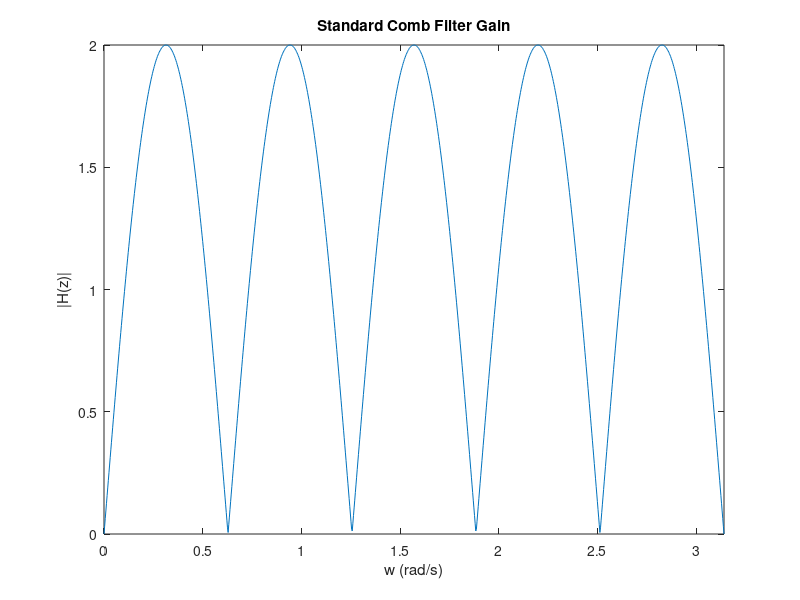
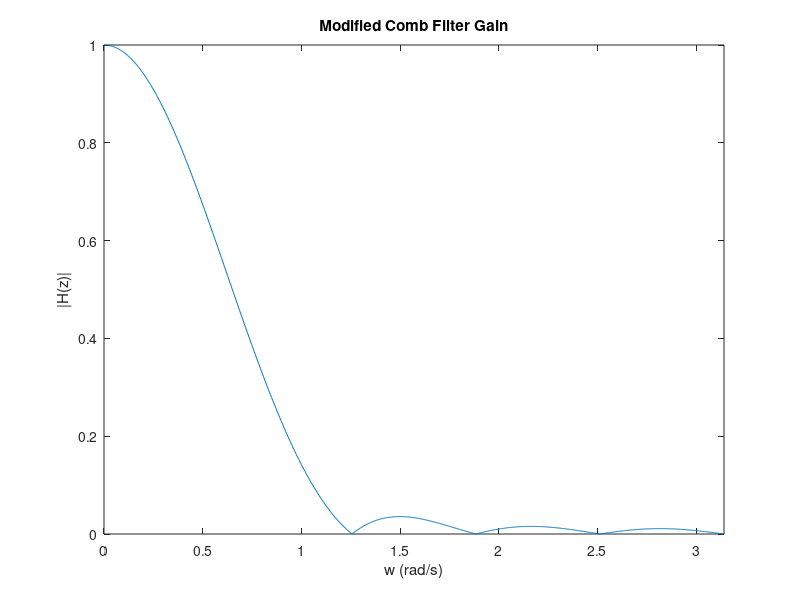

The MATLAB source for these figures, in order:
% hw9pr3.m
close all

%% Part G

w = linspace(0, pi, 1000);
z = exp(-1j*w);
H1 = (1-z.^-10);

figure(1)
plot(w, abs(H1));
xlim([0 pi]);
title('Standard Comb Filter Gain')
xlabel('w (rad/s)')
ylabel('|H(z)|')

%% Part H

H2 = H1./((1-exp(1j*-pi/5)*z.^-1).*...
        (1-exp(1j*pi/5)*z.^-1).*...
        (1-exp(1j*0).*z.^-1));
H2 = H2/(abs(H2(2)));
    
figure(2)
plot(w, abs(H2));
xlim([0 pi]);
title('Modified Comb Filter Gain')
xlabel('w (rad/s)')
ylabel('|H(z)|')
